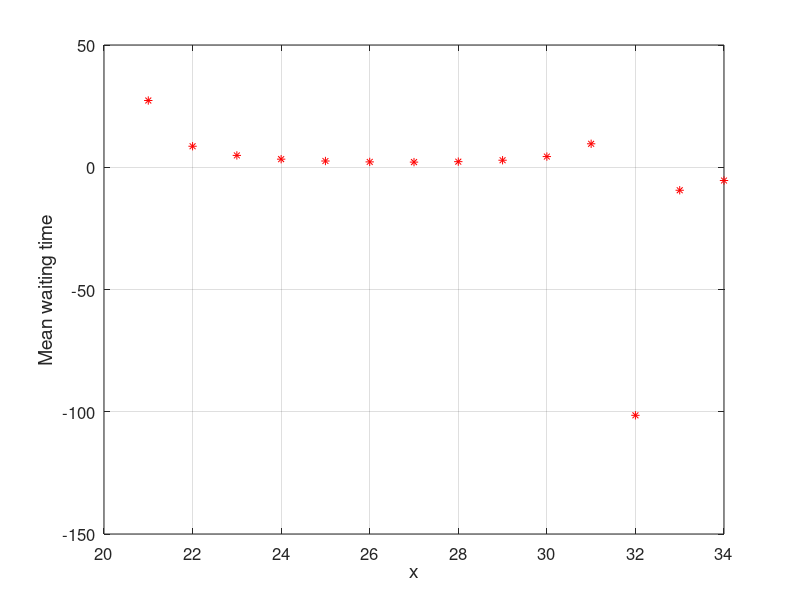

This figure's MATLAB source:




n = 35;
lamabda = 1;
r = 15; 

W = zeros(14,1);

% Compute the mean waiting time for x = 21 to 34
for x = 21:34
    % Counter 1
    lambda1 = x/35;
    ES1 = (1+x)/30;
    ES1sq = sum((1:x).^2)/225/x;
    rho1 = lambda1*ES1;
    W1 = (lambda1 * ES1sq)/2/(1-rho1);
    % Counter 2
    lambda2 = (40-x)/40;
    ES2 = (x+41)/30;
    ES2sq = sum(((x+1):40).^2)/(9000-225*x);
    rho2 = lambda2*ES2;
    W2 = (lambda2 * ES2sq)/2/(1-rho2);
    % average waiting time
    W(x-20) = (x/40)*W1 + (40-x)/40*W2;
end

% plot W(x) against x
plot(21:34,W,'r*','Markersize',6)
set(gca,'FontSize',12)
xlabel('x','FontSize',14)
ylabel('Mean waiting time','FontSize',14)
grid 
%print -depsc week05_q1_plot
    